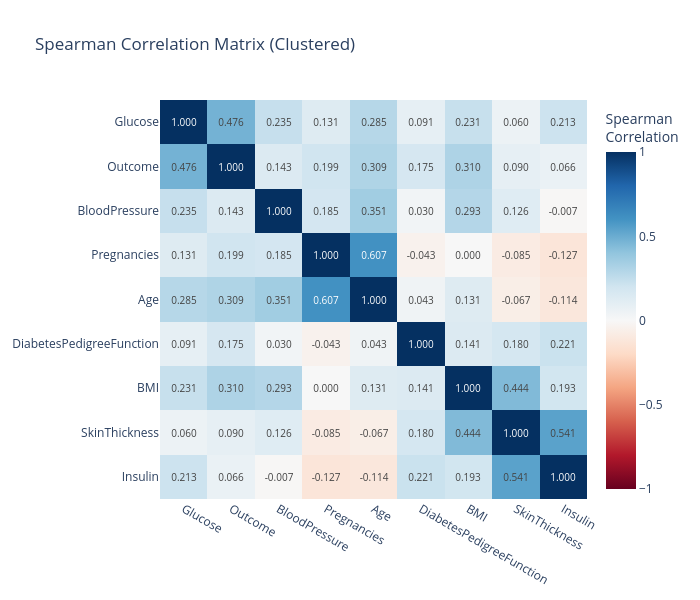

Source (notebook cell):
### Markdown cell above
### 4.5 Clustered correlation plot (requires scipy)

### Code cell
ps.corr_plot(df_diabetes, clustered=True, method='spearman')

### Figure 1 — Plotly figure (JSON) as saved in the notebook; plotly's stock layout.template omitted (floating-point values rounded to 4 significant figures)
{"data": [{"colorbar": {"title": {"text": "Spearman<br>Correlation"}}, "colorscale": [[0.0, "rgb(103,0,31)"], [0.1, "rgb(178,24,43)"], [0.2, "rgb(214,96,77)"], [0.3, "rgb(244,165,130)"], [0.4, "rgb(253,219,199)"], [0.5, "rgb(247,247,247)"], [0.6, "rgb(209,229,240)"], [0.7, "rgb(146,197,222)"], [0.8, "rgb(67,147,195)"], [0.9, "rgb(33,102,172)"], [1.0, "rgb(5,48,97)"]], "hovertemplate": "<b>%{y}</b> vs <b>%{x}</b><br>Spearman Correlation: %{z:.3f}<extra></extra>", "text": [["1.000", "0.476", "0.235", "0.131", "0.285", "0.091", "0.231", "0.060", "0.213"], ["0.476", "1.000", "0.143", "0.199", "0.309", "0.175", "0.310", "0.090", "0.066"], ["0.235", "0.143", "1.000", "0.185", "0.351", "0.030", "0.293", "0.126", "-0.007"], ["0.131", "0.199", "0.185", "1.000", "0.607", "-0.043", "0.000", "-0.085", "-0.127"], ["0.285", "0.309", "0.351", "0.607", "1.000", "0.043", "0.131", "-0.067", "-0.114"], ["0.091", "0.175", "0.030", "-0.043", "0.043", "1.000", "0.141", "0.180", "0.221"], ["0.231", "0.310", "0.293", "0.000", "0.131", "0.141", "1.000", "0.444", "0.193"], ["0.060", "0.090", "0.126", "-0.085", "-0.067", "0.180", "0.444", "1.000", "0.541"], ["0.213", "0.066", "-0.007", "-0.127", "-0.114", "0.221", "0.193", "0.541", "1.000"]], "textfont": {"size": 10}, "texttemplate": "%{text}", "type": "heatmap", "x": ["Glucose", "Outcome", "BloodPressure", "Pregnancies", "Age", "DiabetesPedigreeFunction", "BMI", "SkinThickness", "Insulin"], "y": ["Glucose", "Outcome", "BloodPressure", "Pregnancies", "Age", "DiabetesPedigreeFunction", "BMI", "SkinThickness", "Insulin"], "z": [[1.0, 0.4758, 0.2352, 0.1307, 0.285, 0.09129, 0.2311, 0.06002, 0.2132], [0.4758, 1.0, 0.1429, 0.1987, 0.309, 0.1754, 0.3097, 0.08973, 0.06647], [0.2352, 0.1429, 1.0, 0.1851, 0.3509, 0.03005, 0.2929, 0.1265, -0.006771], [0.1307, 0.1987, 0.1851, 1.0, 0.6072, -0.04324, 0.0001321, -0.08522, -0.1267], [0.285, 0.309, 0.3509, 0.6072, 1.0, 0.04291, 0.1312, -0.06679, -0.1142], [0.09129, 0.1754, 0.03005, -0.04324, 0.04291, 1.0, 0.1412, 0.1804, 0.2212], [0.2311, 0.3097, 0.2929, 0.0001321, 0.1312, 0.1412, 1.0, 0.4436, 0.1927], [0.06002, 0.08973, 0.1265, -0.08522, -0.06679, 0.1804, 0.4436, 1.0, 0.541], [0.2132, 0.06647, -0.006771, -0.1267, -0.1142, 0.2212, 0.1927, 0.541, 1.0]], "zmax": 1, "zmid": 0, "zmin": -1}], "layout": {"height": 600, "title": {"text": "Spearman Correlation Matrix (Clustered)"}, "width": 700, "xaxis": {"side": "bottom"}, "yaxis": {"autorange": "reversed"}}}
